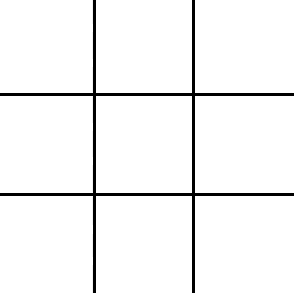
#> input picture image/gameBoard.png, 294 x 293 px
$ python driver.py image/gameBoard.png
#> lines starting #> are read from the running program, lines starting #| are printed output that depends on the picture
### reader.py
import numpy as np
import cv2
import pytesseract

zz = np.array([[3,0,0,2,9,0,0,0,7]
              ,[0,7,0,0,0,0,0,8,3]
              ,[0,0,8,0,3,0,9,1,0]
              ,[7,0,0,0,0,2,0,0,0]
              ,[0,4,0,0,1,0,5,0,0]
              ,[0,0,0,0,0,0,0,0,0]
              ,[6,0,0,1,0,0,0,7,0]
              ,[0,0,0,0,0,6,1,0,9]
              ,[9,2,0,0,0,0,0,0,6] ])

def img2arr(imgDir):
#> called with imgDir = 'image/gameBoard.png'
	img = cv2.imread(imgDir, 0)
#> img is the input picture: shape (293, 294); min 0, max 255, mean 244.6
	img = cropGameBoard(img)
	img = cv2.bitwise_not(img)
	# return zz, img;

	img = cv2.threshold(img, 0, 255, cv2.THRESH_BINARY)[1]

	# w, h, p = 44, 47, 4
	w, h, p = int(img.shape[0]/9.7), int(img.shape[1]/9), 4
	imgs = []
	img2 = img.copy()

	for i in range(9):
		for j in range(9):
			start = (j*(w+p), p+h*i)
			end = (start[0]+w, start[1]+h)
			boxW = start[1] - start[0]
			boxH = end[1] - end[0]
			# cv2.rectangle(img2, (start[0], start[1]), end, (0,255,0), 2)
			# cv2.circle(img2, (start[0]+20, start[1]+20), 5, (0,255,0), 2)
			imgs.append(img[start[0]:end[0], start[1]:end[1]])


	digits = []
	print('\nOCR started.\nPlease wait...')
	c = 0
	for n in imgs:
		c = c + 1
		currentCell = pytesseract.image_to_string(n, config='--psm 6') # reads digits
		if (currentCell):
			digits.append(int(currentCell))
		else:
			digits.append(0)


	arr = np.reshape(digits, (9,9))
	arr = np.transpose(arr)
	print('OCR complete.')
	# cv2.imshow(imgDir, img2)
	# cv2.waitKey(0)
	# cv2.destroyAllWindows()
	return arr, img


def cropGameBoard(img):
	img = cv2.resize(img, (int(img.shape[1]/2), int(img.shape[0]/2)))
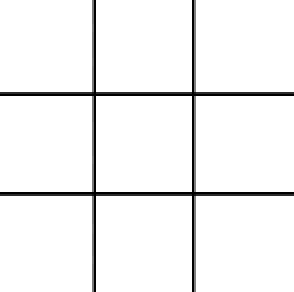
#> img: shape (146, 147) (shown 2 times larger); min 0, max 255, mean 243.5
	template = cv2.imread('image/gameBoard.png', 0)
	k = 1.45
	template = cv2.resize(template, (int(template.shape[1]*k), int(template.shape[0]*k)))
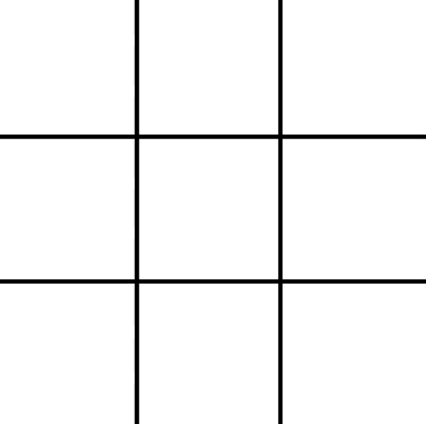
#> template: shape (424, 426); min 0, max 255, mean 244.7
	h, w = template.shape
#> h = 424; w = 426
	result = cv2.matchTemplate(img, template, cv2.TM_CCOEFF)
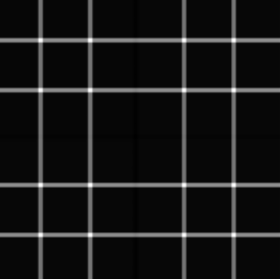
#> result: shape (279, 280) float32; min -2665915.8, max 28760718, mean 73176.1; drawn with min black and max white
	min_val, max_val, min_loc, max_loc = cv2.minMaxLoc(result)
#> min_val = -2665915.8; max_val = 28760718; min_loc = (135, 135); max_loc = (233, 184)
	bottom_right = (max_loc[0] + w, max_loc[1] + h)
#> bottom_right = (659, 608)
	# cv2.rectangle(img, max_loc, bottom_right, 255, 1)
	img3 = img.copy()
	img3 = img3[max_loc[1]-5:bottom_right[1], max_loc[0]:bottom_right[0]]
#> img3 = empty array
	# cv2.imshow("3", img3)
	# cv2.waitKey(0)
	# cv2.destroyAllWindows()
	return img3

### driver.py
from reader import img2arr
from solver import findSolution
from drawer import solvedImage
from sys import argv

if(argv):
    puzzleMatrix, img = img2arr(argv[1])
#> (the run stopped early here; a loop or call above may not have finished)
